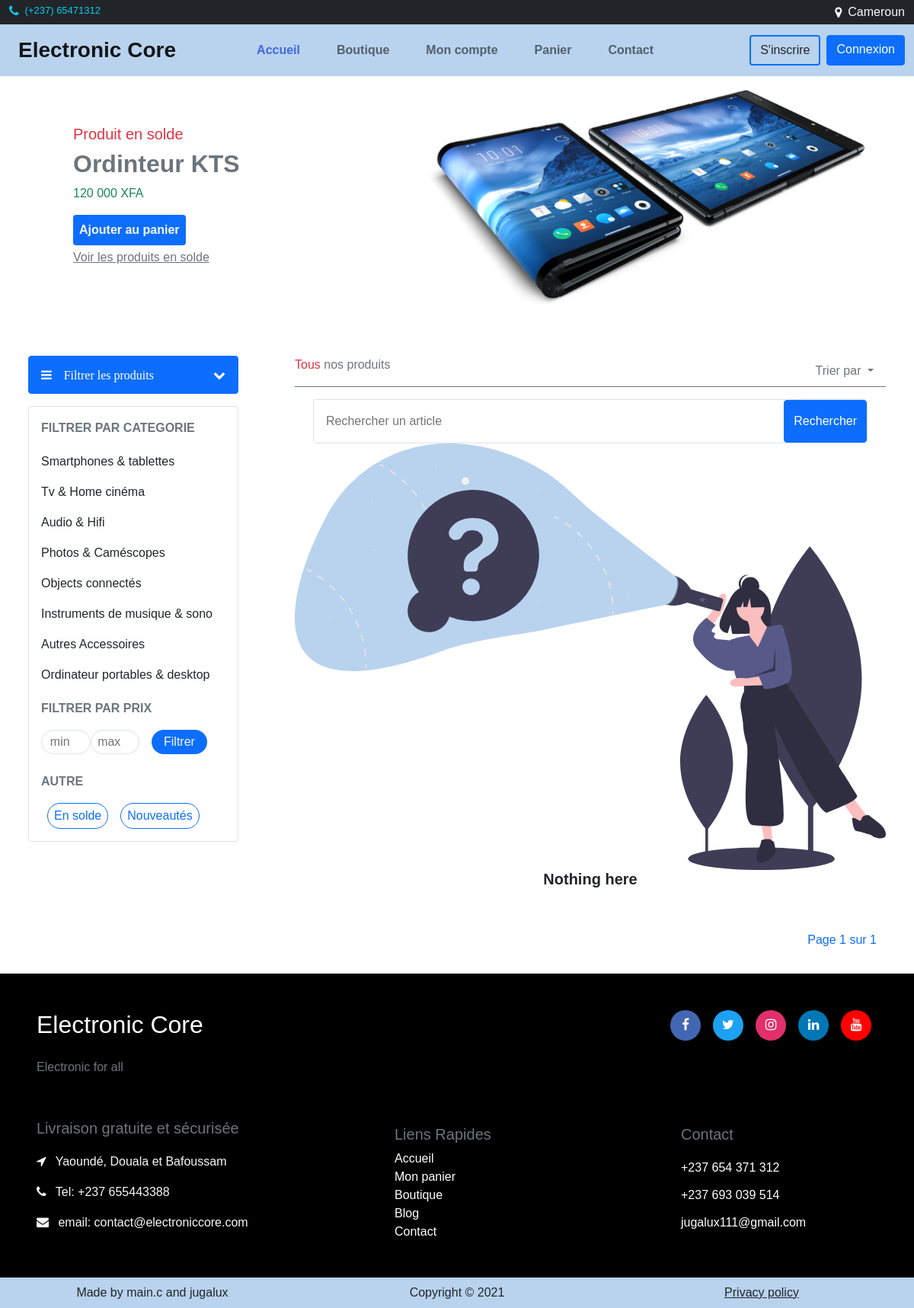
/categories/instruments-de-musique-sono, run on an earlier commit of the app's database.
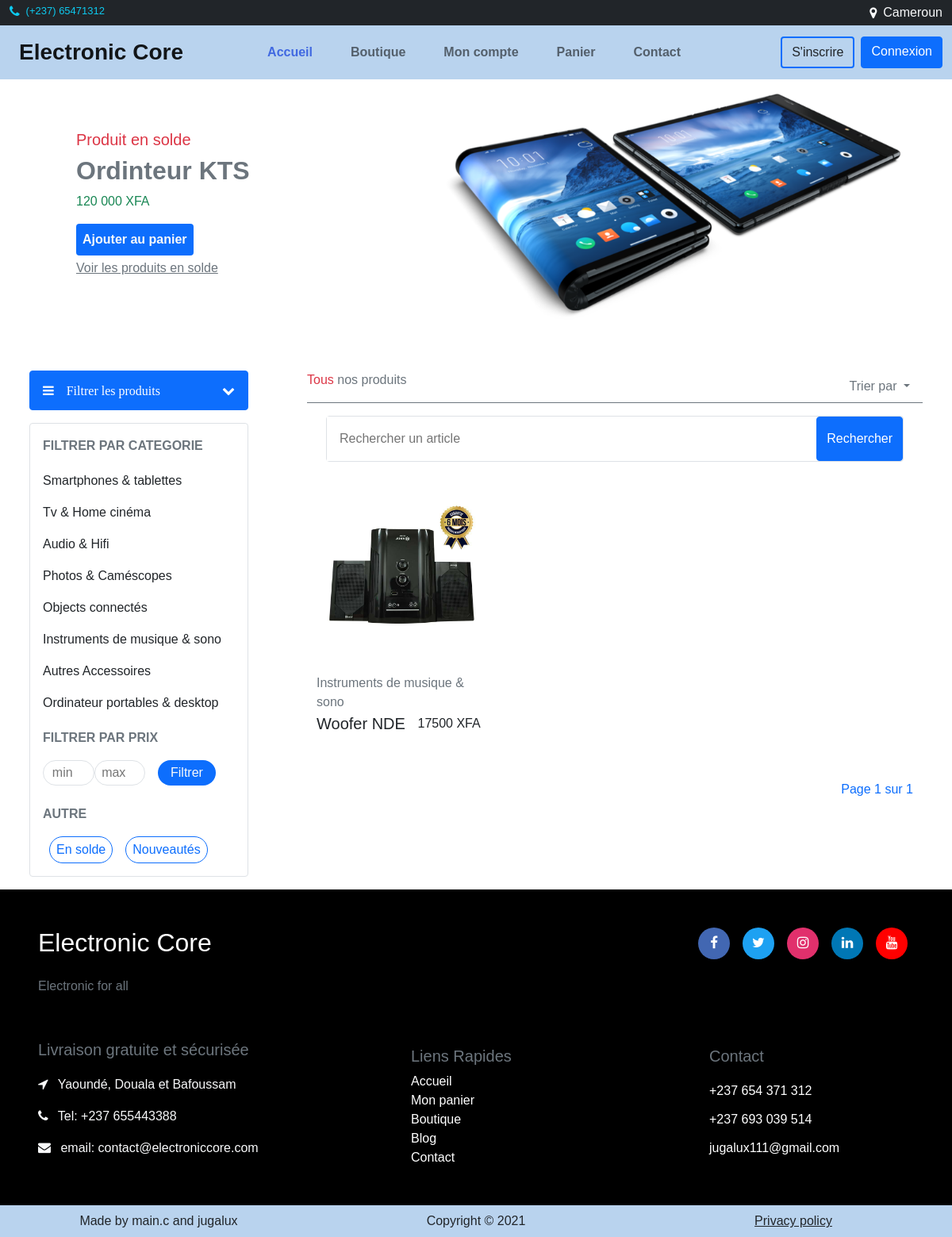
And on a later commit of the database.
### core/models.py (models this page shows, shortened)
class Category(models.Model):
    name = models.CharField(max_length=200, unique=True)
    slug = models.SlugField(max_length=200, unique=True)
    class Meta:
        verbose_name = 'Category'
        verbose_name_plural = 'Categories'
    def __str__(self):
        return f'{self.name}'

class Product(models.Model):
    STATUS = (
        ('New', 'New'),
        ('On Sale', 'On Sale'),
        ('Reached Limits', 'Reached Limits')
    )
    title = models.CharField(max_length=200, unique=True)
    slug = models.SlugField(max_length=200, unique=True)
    price = models.IntegerField()
    full_desc = QuillField(default='', null=True, blank=True)
    mini_desc = QuillField(default='', null=True, blank=True)
    qte = models.IntegerField()
    status = models.CharField(max_length=100, choices=STATUS, default='New')
    post_on = models.DateField(auto_now=True)
    category_id = models.ForeignKey(Category, models.CASCADE)
    def get_main_image(self):
        return self.images.get(title='main').image.url

class ProductImage(models.Model):
    title = models.CharField(max_length=200)
    image = models.ImageField(upload_to='products_image')
    product = models.ForeignKey(Product, models.CASCADE, related_name='images')

### core/views.py (the view)
class DetailCategoryView(View):
    template_name = "core/category.html"
    def get(self, request, category_slug):
        category = get_object_or_404(Category, slug=category_slug)
        product_list = Product.objects.filter(category_id=category).all()
        paginator = Paginator(product_list, 12)
        page = request.GET.get('page')
        try:
            products = paginator.page(page)
        except PageNotAnInteger:
            products = paginator.page(1)
        except EmptyPage:
            products = paginator.page(paginator.num_pages)
        return render(request, self.template_name, {'category': category, 'products': products})

### core/context_processors.py (called while the page is built)
def categories(request):
    categories = Category.objects.all()
    return {'categories': categories}

### core/templates/core/category.html (shortened to what the changed rows need)
{% extends 'core/base.html' %}
{% block content %}
	<div class="container-fluid py-3">
		<div class="row">
			<div class="col-lg-4 pb-5 pt-lg-5 pt-4 ms-lg-5 ps-lg-5 ps-3 order-lg-1 rounded mx-auto">
				<h2 class="fw-bold text-secondary">Ordinteur KTS</h2>
			</div>
		</div>
		<div class="row mt-3">
			<div class="col-lg-3 mx-auto pt-5">
				<div class="mb-lg-0 mb-2">
		            <div class="collapse show border rounded" id="collapseCategorie">
		                <ul class="list-unstyled">
		                   {% for category in categories %}
		                        <li class="my-2"><a class="dropdown-item" href="{% url 'core:show_category' category.slug %}">{{ category.name }}</a></li>
							{%endfor%}
		                </ul>
				    </div>
				</div>
			</div>
			<div class="col-lg-8 mx-auto pt-5">
				<div class="row">
					{% for product in products %}
						<div class="col-lg-4 mt-3">
							<div class="product rounded p-2 h-100">
							  	<img src="{{ product.get_main_image }}" class="img-fluid" alt="" />
							   	<div class="ps-1 mt-3 w-100">
									<p class="text-secondary my-0">{{ product.category_id }}</p>
									<div class="d-flex justify-content-between">
										<p class="fs-5 my-auto">{{ product.title|slice:":10" }}</p>
										<p class="my-auto me-lg-3">{{ product.price }} XFA</p>
									</div>
							   	</div>
							</div>
						</div>
					{% empty %}
						<div class="container d-grid">
							<img src="/static/core/images/nothing.svg" class="img-fluid mx-auto">
							<h5 class="fw-bold text-center text-center">Nothing here</h5>
						</div>
					{% endfor %}
				</div>
			</div>
		</div>
	</div>
{% endblock %}

What changed in the data, as far as the page shows it:
added Product: get_main_image (picture), category_id "Instruments de musique & sono", title "Woofer NDE", price "17500"
Also different on the page:
text no longer shown: "Nothing here"
